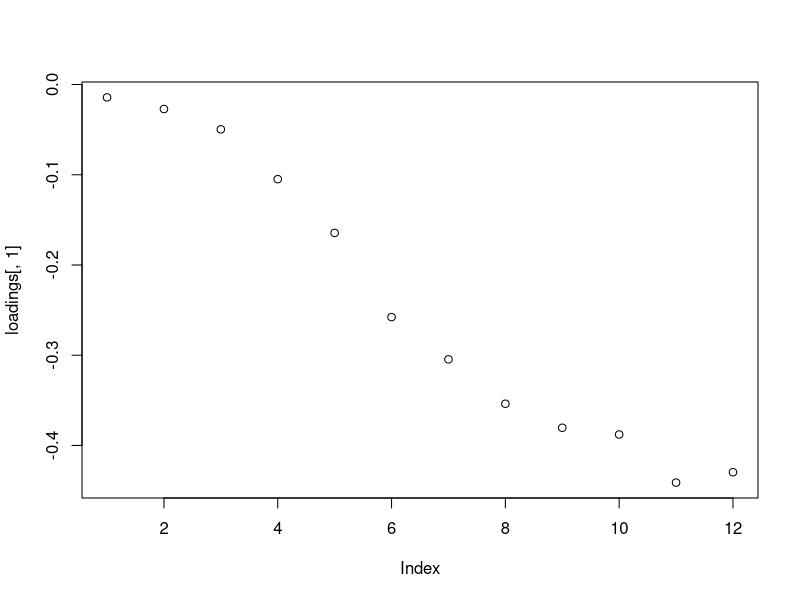
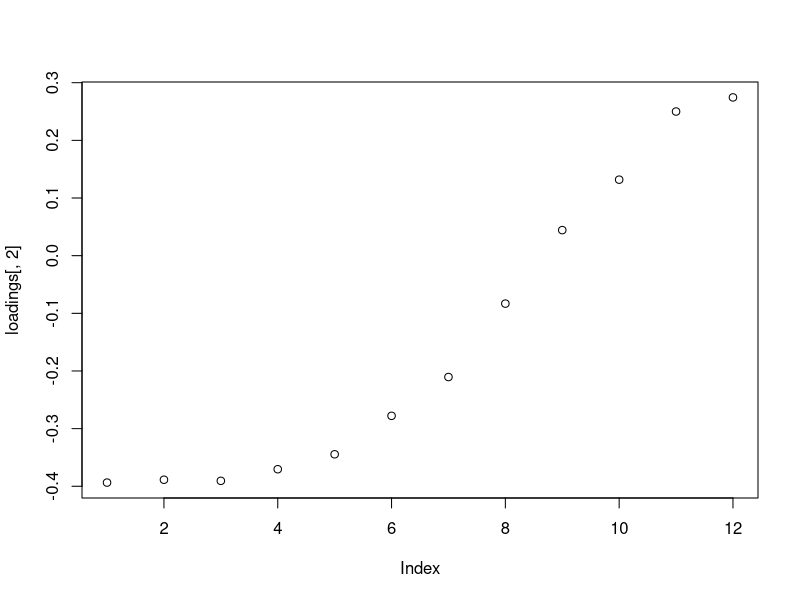
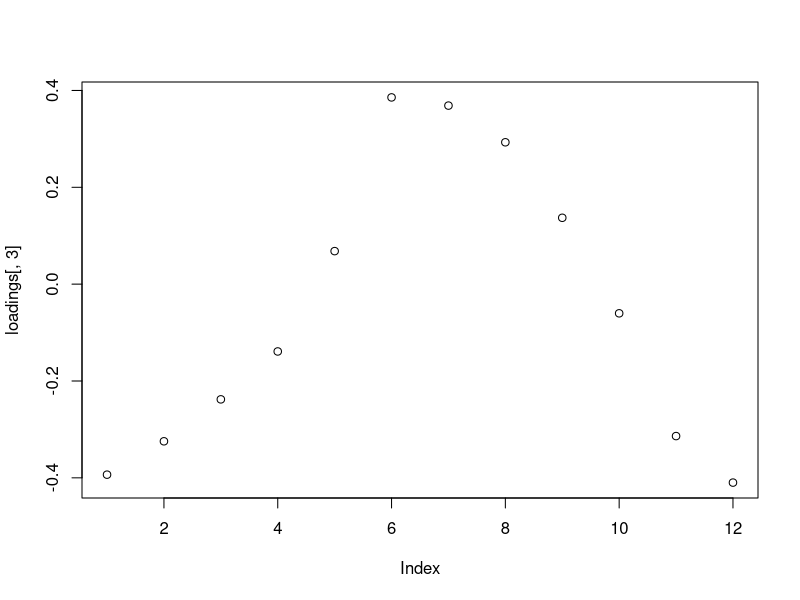

R code for these plots, in order:
## ---- chunk 1
library(readxl)
d = read_excel("./tyield.xlsx", sheet="Data")
d = data.frame(d)
head(d)
## ---- chunk 2
d_centered = scale(d, center=TRUE, scale=FALSE)
covmat = cov(d_centered)
#eigen dataframe
e = eigen(covmat) 

#eigne vector
loadings = e$vectors

#eigen value
values = e$values

#PCA analysis result
k = 3
pc = as.matrix(d) %*% loadings[,1:k]
head(pc)
## ---- chunk 3
loadings[,1:3]
## ---- chunk 4
values
## ---- chunk 5
#Plot the first three loading vectors and interpret them.

plot(loadings[,1])
plot(loadings[,2])
plot(loadings[,3])

## ---- chunk 6
key_rates = d[5:10]

s1 = sd(d$X1.YR)
s2 = sd(d$X2.YR)
s3 = sd(d$X3.YR)
s5 = sd(d$X5.YR)
s7 = sd(d$X7.YR)
s10 = sd(d$X10.YR)

#sigma for key rates
c(s1, s2, s3, s5, s7, s10)

## ---- chunk 7

cor(d)

